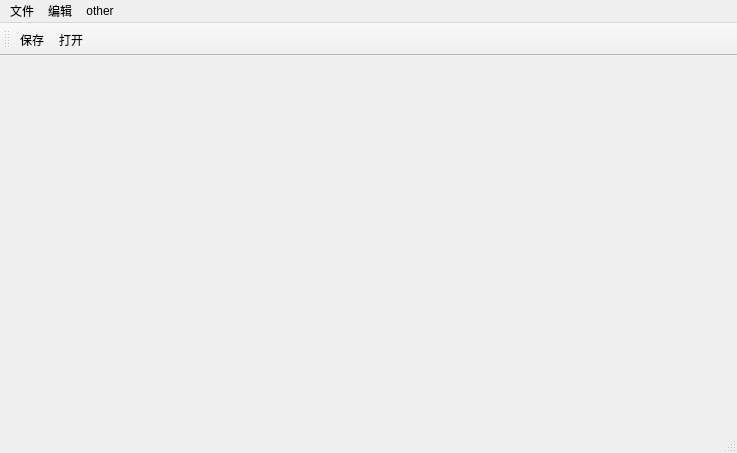
<?xml version="1.0" encoding="UTF-8"?>
<ui version="4.0">
 <class>MainWindow</class>
 <widget class="QMainWindow" name="MainWindow">
  <property name="geometry">
   <rect>
    <x>0</x>
    <y>0</y>
    <width>737</width>
    <height>453</height>
   </rect>
  </property>
  <property name="windowTitle">
   <string>MainWindow</string>
  </property>
  <widget class="QWidget" name="centralwidget"/>
  <widget class="QMenuBar" name="menubar">
   <property name="geometry">
    <rect>
     <x>0</x>
     <y>0</y>
     <width>737</width>
     <height>21</height>
    </rect>
   </property>
   <widget class="QMenu" name="menu">
    <property name="title">
     <string>文件</string>
    </property>
    <addaction name="actionsave"/>
    <addaction name="actionopen"/>
   </widget>
   <widget class="QMenu" name="menu_2">
    <property name="title">
     <string>编辑</string>
    </property>
   </widget>
   <widget class="QMenu" name="menuother">
    <property name="title">
     <string>other</string>
    </property>
   </widget>
   <addaction name="menu"/>
   <addaction name="menu_2"/>
   <addaction name="menuother"/>
  </widget>
  <widget class="QStatusBar" name="statusbar"/>
  <widget class="QToolBar" name="toolBar">
   <property name="windowTitle">
    <string>toolBar</string>
   </property>
   <property name="movable">
    <bool>true</bool>
   </property>
   <property name="allowedAreas">
    <set>Qt::AllToolBarAreas</set>
   </property>
   <attribute name="toolBarArea">
    <enum>TopToolBarArea</enum>
   </attribute>
   <attribute name="toolBarBreak">
    <bool>false</bool>
   </attribute>
   <addaction name="actionsave"/>
   <addaction name="actionopen"/>
  </widget>
  <action name="actionsave">
   <property name="text">
    <string>保存</string>
   </property>
  </action>
  <action name="actionopen">
   <property name="text">
    <string>打开</string>
   </property>
  </action>
 </widget>
 <resources/>
 <connections/>
</ui>
